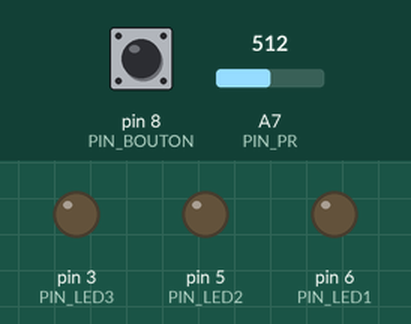
This program was run on a simulated Arduino Nano, built with avr-gcc and run on an emulated ATmega328P. On the bench: output pins drawn as LEDs (lit = HIGH). Dashed ring = blinking. The test bench sets the inputs (shaded band); at power-on: A7 (PIN_PR) = 512, pin 8 (PIN_BOUTON) HIGH. What the program prints to the serial monitor is not drawn.

Above: at 1.2 s.
1.3 s: A7 (PIN_PR) set to 314
4.3 s: A7 (PIN_PR) set to 286
At 4.7 s:
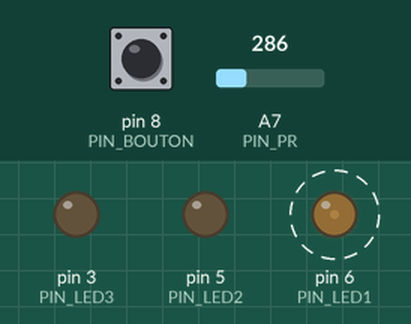
7.3 s: pin 8 (PIN_BOUTON) pulled LOW for 1 s
At 8.6 s:
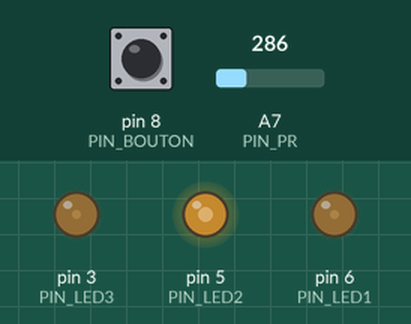
9.8 s: pin 8 (PIN_BOUTON) pulled LOW for 0.15 s
At 11.4 s:
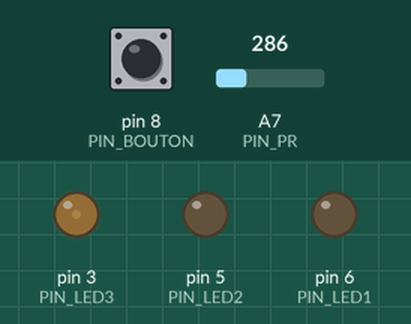
12.8 s: pin 8 (PIN_BOUTON) pulled LOW for 3.2 s
At 14.9 s:
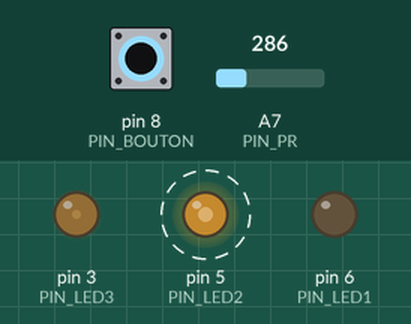
Timing chart, 0 to 17.1 s (numbered marks = the images above; inputs shaded):
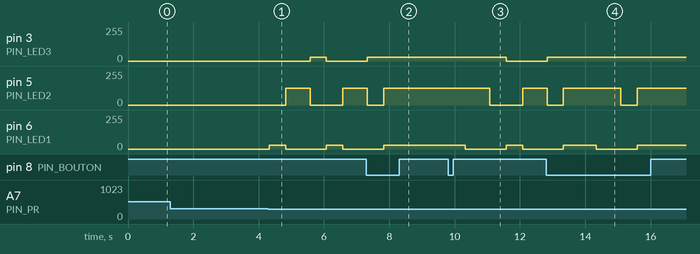

The program:

main.cpp
```cpp
#include <Arduino.h>
// led1 = I ; led2 = coeur ; led3 = U ;
const byte PIN_LED1 = 6, PIN_LED2 = 5, PIN_LED3 = 3, PIN_PR = A7, PIN_BOUTON = 8, PIN_CHECK = 10, PIN_WARNING = 11;
int typeMethod = 1;


void setup() {
	// put your setup code here, to run once:
  Serial.begin(9600);
  pinMode(PIN_LED1, OUTPUT);
	pinMode(PIN_LED2, OUTPUT);
	pinMode(PIN_LED3, OUTPUT);
	pinMode(PIN_BOUTON,INPUT_PULLUP);
}

void clearLed(){
	digitalWrite(PIN_LED1, LOW);
	digitalWrite(PIN_LED2, LOW);
	digitalWrite(PIN_LED3, LOW);
}

void affichageLeds(byte PIN, byte intensite, long t){
	analogWrite(PIN, intensite);
	delay(t);
	analogWrite(PIN, 0);
}
void leds1(){
	affichageLeds(PIN_LED1,30,500);
	affichageLeds(PIN_LED2,127,750);
	affichageLeds(PIN_LED3,30,500);
}
void leds2(){
  analogWrite(PIN_LED1, 30);
	analogWrite(PIN_LED2, 127);
	analogWrite(PIN_LED3, 30);
  delay(500);
}

void button(){
	int etatButton = digitalRead(PIN_BOUTON);

  if (etatButton == LOW) { // Bouton enfoncé
    digitalWrite(PIN_CHECK, HIGH);
    digitalWrite(PIN_WARNING, LOW);
    if (typeMethod == 0){
      typeMethod = 1;
    }else{
      typeMethod = 0;
    }
  }else{
    digitalWrite(PIN_WARNING, HIGH);
    digitalWrite(PIN_CHECK, LOW);
  }
}

void lightUpLeds(){
	int val = analogRead(PIN_PR);
  long t = millis();
  button();
  Serial.print(val);
  Serial.print("\t");
  Serial.print(typeMethod);
	if (val < 300 ) {
		if (typeMethod == 1) {
      Serial.print("\tif\tif");
      leds1();
    }else{
      Serial.print("\tif\telse");
      leds2();
    }
	}else{
    Serial.print("\telse");
		clearLed();
	}
  Serial.print("\t");
  Serial.print(millis()-t);
  Serial.print("\t");
  Serial.print(millis()/1000);
  Serial.println();
}


void loop() {
// START LOOP
	lightUpLeds();
// END LOOP
}
```

Measured:
- the behaviour switches between 300 and 299 on A7 (PIN_PR) (found by bisection; images 0 and 1)
- after the input at 1.3 s, every drawn part: stays the same
- after the input at 4.3 s, pin 3 (PIN_LED3): 0/255 → 30/255 after 1.3 s, → 0/255 0.50 s later; pin 5 (PIN_LED2): 0/255 → 127/255 after 0.52 s, → 0/255 0.75 s later, → 127/255 1.0 s later; pin 6 (PIN_LED1): alternates 30/255 for 0.50 s and 0/255 for 1.3 s, starting at once
- after the input at 7.3 s, pin 3 (PIN_LED3): goes on until 7.3 s, then stays 30/255; pin 6 (PIN_LED1): goes on until 7.8 s, then stays 30/255
- after the input at 9.8 s, pin 3 (PIN_LED3): 30/255 → 0/255 after 1.8 s; pin 5 (PIN_LED2): 127/255 → 0/255 after 1.3 s, → 127/255 1.0 s later; pin 6 (PIN_LED1): 30/255 → 0/255 after 0.53 s, → 30/255 1.3 s later, → 0/255 0.50 s later
- after the input at 12.8 s, pin 3 (PIN_LED3): goes on until 12.8 s, then stays 30/255; pin 5 (PIN_LED2): 0/255 → 127/255 after 0.53 s, → 0/255 1.8 s later, → 127/255 0.50 s later
